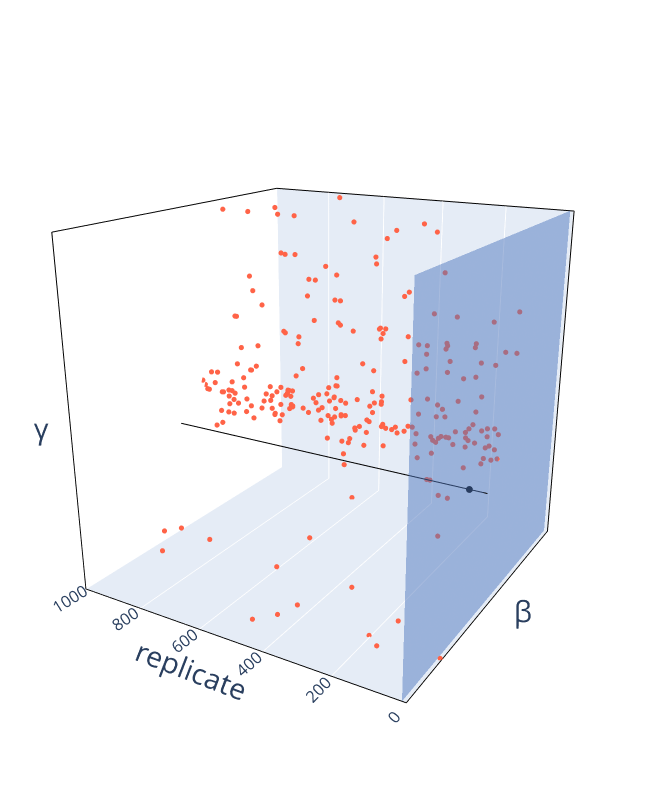

The code cell stored with this chart in its notebook:
### Code cell
import importlib
import create_3d_plot_single #import the module here, so that it can be reloaded.
importlib.reload(create_3d_plot_single)
from create_3d_plot_single import plot_single_3d # or whatever name you want.

method = "aHet"
# fig = plot_single_3d(dfx, method=method, outfile=method+"_def.png")
fig = plot_single_3d(dfx, method=method, width=660, height = 800, outfile=method+"_660_800.png",
                    dot_size=3,
                     eye_dict=dict(x=1.3, y=-2.2, z=0.9),
                     margin_dict=dict(l=0, r=0, t=0, b=0))

### Figure 1 — Plotly figure (JSON) as saved in the notebook; plotly's stock layout.template omitted (floating-point values rounded to 4 significant figures; data arrays with more than 128 entries replaced by an {"elided": "..."} marker saying what was removed)
{"data": [{"marker": {"color": "tomato", "opacity": 1, "size": 3}, "mode": "markers", "showlegend": false, "type": "scatter3d", "x": {"elided": "250 int values"}, "y": {"elided": "250 float values"}, "z": {"elided": "250 float values"}}, {"marker": {"color": "black", "size": 4}, "mode": "markers", "showlegend": false, "type": "scatter3d", "x": [50], "y": [0.45], "z": [0.35]}, {"marker": {"color": "black", "size": 2}, "mode": "lines", "showlegend": false, "type": "scatter3d", "x": {"elided": "1001 float values"}, "y": {"elided": "1001 float values"}, "z": {"elided": "1001 float values"}}, {"colorscale": [[0, "cornflowerblue"], [1, "cornflowerblue"]], "opacity": 0.5, "showlegend": false, "showscale": false, "surfacecolor": [[0.0, 0.0, 0.0, 0.0, 0.0, 0.0, 0.0, 0.0, 0.0, 0.0], [0.0, 0.0, 0.0, 0.0, 0.0, 0.0, 0.0, 0.0, 0.0, 0.0], [0.0, 0.0, 0.0, 0.0, 0.0, 0.0, 0.0, 0.0, 0.0, 0.0], [0.0, 0.0, 0.0, 0.0, 0.0, 0.0, 0.0, 0.0, 0.0, 0.0], [0.0, 0.0, 0.0, 0.0, 0.0, 0.0, 0.0, 0.0, 0.0, 0.0], [0.0, 0.0, 0.0, 0.0, 0.0, 0.0, 0.0, 0.0, 0.0, 0.0], [0.0, 0.0, 0.0, 0.0, 0.0, 0.0, 0.0, 0.0, 0.0, 0.0], [0.0, 0.0, 0.0, 0.0, 0.0, 0.0, 0.0, 0.0, 0.0, 0.0], [0.0, 0.0, 0.0, 0.0, 0.0, 0.0, 0.0, 0.0, 0.0, 0.0], [0.0, 0.0, 0.0, 0.0, 0.0, 0.0, 0.0, 0.0, 0.0, 0.0]], "type": "surface", "x": [[10.0, 10.0, 10.0, 10.0, 10.0, 10.0, 10.0, 10.0, 10.0, 10.0], [10.0, 10.0, 10.0, 10.0, 10.0, 10.0, 10.0, 10.0, 10.0, 10.0], [10.0, 10.0, 10.0, 10.0, 10.0, 10.0, 10.0, 10.0, 10.0, 10.0], [10.0, 10.0, 10.0, 10.0, 10.0, 10.0, 10.0, 10.0, 10.0, 10.0], [10.0, 10.0, 10.0, 10.0, 10.0, 10.0, 10.0, 10.0, 10.0, 10.0], [10.0, 10.0, 10.0, 10.0, 10.0, 10.0, 10.0, 10.0, 10.0, 10.0], [10.0, 10.0, 10.0, 10.0, 10.0, 10.0, 10.0, 10.0, 10.0, 10.0], [10.0, 10.0, 10.0, 10.0, 10.0, 10.0, 10.0, 10.0, 10.0, 10.0], [10.0, 10.0, 10.0, 10.0, 10.0, 10.0, 10.0, 10.0, 10.0, 10.0], [10.0, 10.0, 10.0, 10.0, 10.0, 10.0, 10.0, 10.0, 10.0, 10.0]], "y": [[0.0, 0.1111, 0.2222, 0.3333, 0.4444, 0.5556, 0.6667, 0.7778, 0.8889, 1.0], [0.0, 0.1111, 0.2222, 0.3333, 0.4444, 0.5556, 0.6667, 0.7778, 0.8889, 1.0], [0.0, 0.1111, 0.2222, 0.3333, 0.4444, 0.5556, 0.6667, 0.7778, 0.8889, 1.0], [0.0, 0.1111, 0.2222, 0.3333, 0.4444, 0.5556, 0.6667, 0.7778, 0.8889, 1.0], [0.0, 0.1111, 0.2222, 0.3333, 0.4444, 0.5556, 0.6667, 0.7778, 0.8889, 1.0], [0.0, 0.1111, 0.2222, 0.3333, 0.4444, 0.5556, 0.6667, 0.7778, 0.8889, 1.0], [0.0, 0.1111, 0.2222, 0.3333, 0.4444, 0.5556, 0.6667, 0.7778, 0.8889, 1.0], [0.0, 0.1111, 0.2222, 0.3333, 0.4444, 0.5556, 0.6667, 0.7778, 0.8889, 1.0], [0.0, 0.1111, 0.2222, 0.3333, 0.4444, 0.5556, 0.6667, 0.7778, 0.8889, 1.0], [0.0, 0.1111, 0.2222, 0.3333, 0.4444, 0.5556, 0.6667, 0.7778, 0.8889, 1.0]], "z": [[0.0, 0.0, 0.0, 0.0, 0.0, 0.0, 0.0, 0.0, 0.0, 0.0], [0.1111, 0.1111, 0.1111, 0.1111, 0.1111, 0.1111, 0.1111, 0.1111, 0.1111, 0.1111], [0.2222, 0.2222, 0.2222, 0.2222, 0.2222, 0.2222, 0.2222, 0.2222, 0.2222, 0.2222], [0.3333, 0.3333, 0.3333, 0.3333, 0.3333, 0.3333, 0.3333, 0.3333, 0.3333, 0.3333], [0.4444, 0.4444, 0.4444, 0.4444, 0.4444, 0.4444, 0.4444, 0.4444, 0.4444, 0.4444], [0.5556, 0.5556, 0.5556, 0.5556, 0.5556, 0.5556, 0.5556, 0.5556, 0.5556, 0.5556], [0.6667, 0.6667, 0.6667, 0.6667, 0.6667, 0.6667, 0.6667, 0.6667, 0.6667, 0.6667], [0.7778, 0.7778, 0.7778, 0.7778, 0.7778, 0.7778, 0.7778, 0.7778, 0.7778, 0.7778], [0.8889, 0.8889, 0.8889, 0.8889, 0.8889, 0.8889, 0.8889, 0.8889, 0.8889, 0.8889], [1.0, 1.0, 1.0, 1.0, 1.0, 1.0, 1.0, 1.0, 1.0, 1.0]]}], "layout": {"annotations": [{"font": {"size": 24}, "showarrow": false, "text": "", "x": 0.5, "xref": "paper", "y": 0.85, "yref": "paper"}], "font": {"size": 24}, "height": 800, "margin": {"b": 0, "l": 0, "r": 0, "t": 0}, "paper_bgcolor": "white", "scene": {"aspectmode": "cube", "bgcolor": "white", "camera": {"eye": {"x": 1.3, "y": -2.2, "z": 0.9}, "up": {"x": 0, "y": 0, "z": 1}}, "xaxis": {"backgroundcolor": "white", "linecolor": "black", "linewidth": 2, "mirror": true, "range": [1000, -1], "showgrid": true, "showline": true, "showticklabels": true, "tickfont": {"size": 14}, "title": {"text": "replicate"}, "zeroline": false}, "yaxis": {"backgroundcolor": "light gray", "linecolor": "black", "linewidth": 2, "mirror": true, "range": [0, 1], "showgrid": false, "showline": true, "showticklabels": false, "title": {"text": "β"}, "zeroline": false}, "zaxis": {"backgroundcolor": "light gray", "linecolor": "black", "linewidth": 2, "mirror": true, "range": [0, 1], "showgrid": false, "showline": true, "showticklabels": false, "title": {"text": "γ"}, "zeroline": false}}, "width": 660}}
